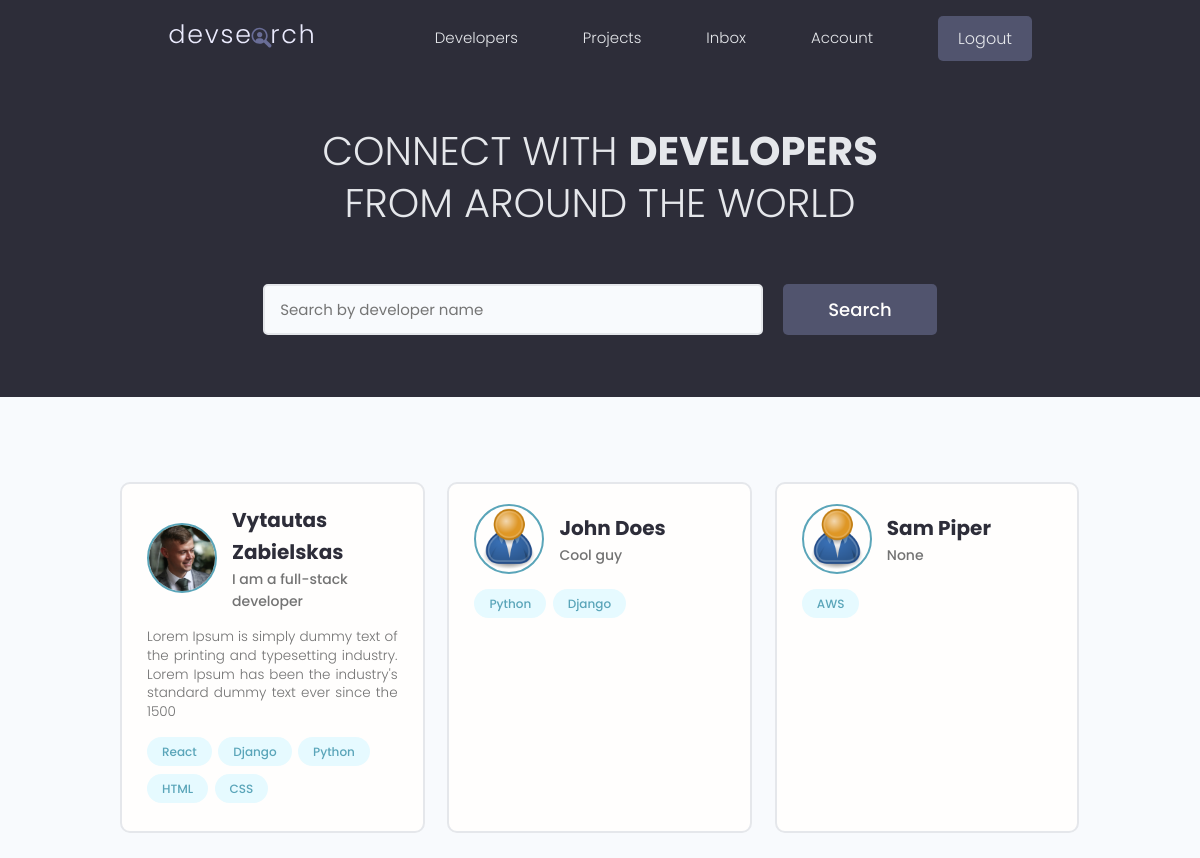
The app's page / (signed in) with its own data.
### users/models.py (models this page shows, shortened)
class Profile(models.Model):
    user = models.OneToOneField(User, on_delete=models.CASCADE, null=True, blank=True)
    name = models.CharField(max_length=200, null=True, blank=True)
    email = models.EmailField(max_length=500, null=True, blank=True)
    username = models.CharField(max_length=200, null=True, blank=True)
    location = models.CharField(max_length=200, null=True, blank=True)
    short_intro = models.CharField(max_length=200, null=True, blank=True)
    bio = models.TextField(null=True, blank=True)
    profile_image = models.ImageField(null=True, blank=True, upload_to="profiles/", default="profiles/user-default.png")
    social_github = models.CharField(max_length=200, null=True, blank=True)
    social_twitter = models.CharField(max_length=200, null=True, blank=True)
    social_linkedin = models.CharField(max_length=200, null=True, blank=True)
    social_youtube = models.CharField(max_length=200, null=True, blank=True)
    social_website = models.CharField(max_length=200, null=True, blank=True)
    created = models.DateTimeField(auto_now_add=True)
    id = models.UUIDField(default=uuid.uuid4, unique=True, primary_key=True, editable=False)

class Skill(models.Model):
    owner = models.ForeignKey(Profile, on_delete=models.CASCADE, null=True, blank=True)
    name = models.CharField(max_length=200, null=True, blank=True)
    description = models.TextField(null=True, blank=True)
    created = models.DateTimeField(auto_now_add=True)
    id = models.UUIDField(default=uuid.uuid4, unique=True, primary_key=True, editable=False)
    def __str__(self):
        return str(self.name)

### users/views.py (the view)
# urls.py: path("", views.profiles, name="profiles"),
def profiles(request):
    profiles = Profile.objects.all()
    context = {"profiles" : profiles}
    return render(request, "users/profiles.html", context)

### users/templates/users/profiles.html (shortened to what this page needs)
{%extends "main.html"%} {%block content%}
<main class="home">
    <section class="hero-section text-center">
        <div class="container container--narrow">
            <div class="hero-section__box">
                <h2>CONNECT WITH <span>DEVELOPERS</span></h2>
                <h2>FROM AROUND THE WORLD</h2>
            </div>
            <div class="hero-section__search">
                <form class="form" action="#" method="get">
                    <div class="form__field">
                        <input
                            class="input input--text"
                            id="formInput#search"
                            type="text"
                            name="text"
                            placeholder="Search by developer name"
                        />
                    </div>
                    <input
                        class="btn btn--sub btn--lg"
                        type="submit"
                        value="Search"
                    />
                </form>
            </div>
        </div>
    </section>
    <section class="devlist">
        <div class="container">
            <div class="grid grid--three">
                {%for profile in profiles%}
                <div class="column card">
                    <div class="dev">
                        <a
                            href="{%url 'user-profile' profile.id%}"
                            class="card__body"
                        >
                            <div class="dev__profile">
                                <img
                                    class="avatar avatar--md"
                                    src="{{profile.profile_image.url}}"
                                    alt="image"
                                />
                                <div class="dev__meta">
                                    <h3>{{profile.name}}</h3>
                                    <h5>{{profile.short_intro|slice:"60"}}</h5>
                                </div>
                            </div>
                            <p class="dev__info">{{profile.bio|slice:"150"}}</p>
                            <div class="dev__skills">
                                {%for skill in profile.skill_set.all|slice:"5"%}
                                <span class="tag tag--pill tag--main">
                                    <small>{{skill}}</small>
                                </span>
                                {%endfor%}
                            </div>
                        </a>
                    </div>
                </div>
                {%endfor%}
            </div>
        </div>
    </section>
</main>
{%endblock content%}

### static/styles/app.css (style rules this page uses)
:root { --color-sub: #2d2d39; }
.btn--sub { background-color: var(--color-sub-light); }
.card { border: 2px solid var(--color-light); }
img { width: 100%; }
.hero-section { height: 40vh; display: flex; align-items: center; background-color: var(--color-sub); }
.hero-section__box { margin-bottom: 4rem; }
.hero-section__box > h2, .hero-section__box > h2 > span { font-size: 4rem; color: var(--color-light); line-height: 1.3; text-transform: uppercase; }
.hero-section__box > h2 { font-weight: 300; }
.hero-section__box > h2 > span { font-weight: 700; }
.hero-section__search > .form { display: flex; align-items: center; justify-content: center; gap: 2rem; }
.hero-section__search > .form input.input--text { width: 50rem; }
.devlist { margin-top: 8rem; }
.devlist .grid { align-items: stretch; }
.devlist .dev .dev__profile { display: flex; align-items: center; gap: 1.5rem; }
.devlist .dev .dev__meta h3 { color: var(--color-sub); font-size: 2rem; font-weight: 700; }
.devlist .dev .dev__meta h5 { color: var(--color-text); font-size: 1.4rem; font-weight: 500; }
.devlist .dev .dev__info { margin: 1.5rem 0; font-size: 1.35rem; line-height: 1.4; text-align: justify; }

### static/uikit/styles/modules/_variables.css (style rules this page uses)
:root { --color-main: #5aa5b9; --color-main-light: #e6faff; --color-sub: #3f4156; --color-sub-light: #51546e; --color-sub-lighter: #ededfd; --color-text: #737373; --color-gray: #8b8b8b; --color-light: #e5e7eb; --color-light-gray: #767676; --color-bg: #f8fafd; --color-white: #fffefd; --color-white-light: #f3f3f3; --color-success: #359e64; --color-success-bg: #def8e8; --color-error: #fc4b0b; --color-error-bg: #fff2ee; --font-base: 'Poppins', arial, helvetica, 'Segoe UI', roboto, ubuntu, sans-serif; --font-monospace: 'Fira Code', 'Courier New', courier, monospace; --font-regular: 300; --font-medium: 500; --font-bold: 700; --generic-shadow: 1px 1px 5px #00000010; --generic-transition: all 0.3s ease-in-out; }

### static/uikit/styles/modules/_base.css (style rules this page uses)
* { margin: 0; padding: 0; box-sizing: border-box; text-rendering: optimizeLegibility; color: inherit; font-size: inherit; }
html { font-size: 50%; }
@media only screen and (min-width: 480px) { html { font-size: 56.25%; } }
@media only screen and (min-width: 1200px) { html { font-size: 62.5%; } }
body { line-height: 1.6; font-weight: 400; font-size: 1.5rem; color: var(--color-text); background-color: var(--color-bg); min-height: 100vh; }

### static/uikit/styles/modules/_typography.css (style rules this page uses)
* { font-family: var(--font-base); }
h2 { font-size: 3.6rem; font-weight: var(--font-bold); }
h3 { font-size: 3.2rem; font-weight: var(--font-medium); }
h5 { font-size: 2.4rem; font-weight: var(--font-medium); }
h5, h6 { font-weight: var(--font-regular); }
p, span, strong { font-size: 1.6rem; color: var(--color-text); font-weight: var(--font-regular); }
a { padding-bottom: 2px; text-decoration: none; display: inline-block; color: var(--color-main); font-weight: var(--font-medium); }

### static/uikit/styles/modules/_utilities.css (style rules this page uses)
.container { width: 92%; max-width: 165rem; margin: 0 auto; box-sizing: border-box; }
.container--narrow { width: 92%; max-width: 120rem; }
@media screen and (min-width: 1000px) { .container { width: 90%; } }
@media screen and (min-width: 1000px) { .container--narrow { width: 85%; } }
@media screen and (min-width: 1200px) { .container { width: 80%; } }
@media screen and (min-width: 1200px) { .container--narrow { width: 72%; } }
.text-center { text-align: center; }

### static/uikit/styles/modules/_avatar.css (style rules this page uses)
.avatar { border-radius: 50%; border: 2px solid var(--color-main); object-fit: cover; }
.avatar--md { height: 7rem; width: 7rem; }

### static/uikit/styles/modules/_button.css (style rules this page uses)
.btn { display: inline-block; position: relative; cursor: pointer; background-color: var(--color-light); font-weight: var(--font-medium); color: var(--color-sub); text-decoration: none; padding: 1rem 2rem; border-radius: 0.5rem; border: none; width: -webkit-fit-content; width: -moz-fit-content; width: fit-content; height: -webkit-fit-content; height: -moz-fit-content; height: fit-content; font-size: 1.6rem; outline-width: 0; outline-color: transparent; -webkit-backface-visibility: hidden; backface-visibility: hidden; transition: all 0.3s ease-in-out; }
.btn--sub { background-color: var(--color-sub); color: var(--color-white); }
.btn--lg { font-size: 1.8rem; padding: 1.2rem 4.5rem; }

### static/uikit/styles/modules/_card.css (style rules this page uses)
.card { border-radius: 1rem; background-color: var(--color-white); border: 1.5px solid var(--color-light); width: auto; height: auto; margin-top: 0.5rem; margin-bottom: 0.5rem; overflow: hidden; }
.card__body, .card__header { padding: 2rem 2.5rem; }

### records on screen
Profile: profile_image (picture), name "Vytautas Zabielskas", short_intro "I am a full-stack developer", bio "Lorem Ipsum is simply dummy text of the printing and typesetting industry. Lorem Ipsum has been the industry's standard dummy text ever since the 1500"
Skill: name "React"
Skill: name "Django"
Skill: name "Python"
Skill: name "HTML"
Skill: name "CSS"
Profile: profile_image (placeholder picture), name "John Does", short_intro "Cool guy"
Skill: name "Python"
Skill: name "Django"
Profile: profile_image (placeholder picture), name "Sam Piper", short_intro "None"
Skill: name "AWS"
